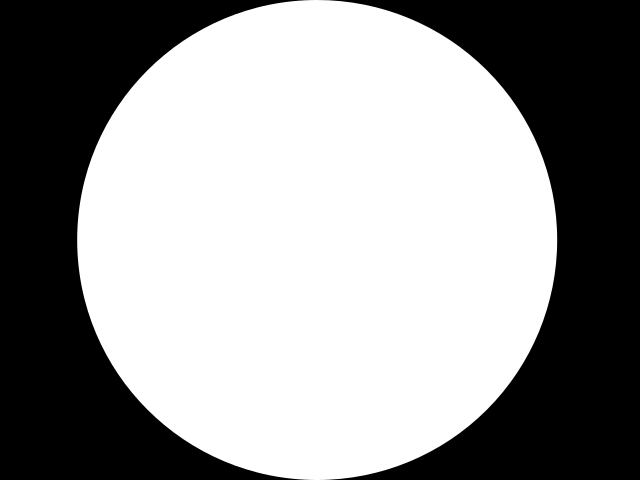
#> input picture image_data/circle_mask.png, 640 x 480 px
$ python main_script.py
#> lines starting #> are read from the running program, lines starting #| are printed output that depends on the picture
import time
from enum import Enum

import cv2
import numpy as np

from vectoriser import methods, Shape
from gcode_viewer import view_gcode
from bot_interface import print_gcode
from kipper_control import print_file


KLIPPER_URL = "http://169.254.171.193:7125"
VIDEO_DEVICE = 1
WINDOW_MODE = False
MIRROR = True
X0 = 210.0/2
Y0 = 297.0/2
SPEED = 2000
DO_PRINT = True


FRAME_TIME = 15
FPS = 500 // FRAME_TIME

filename = "latest_image.gcode"

circle_mask = cv2.imread("image_data/circle_mask.png") / 255.0
#> circle_mask: shape (480, 640, 3) float64; min 0, max 1, mean 0.589
circle_mask_with_text = cv2.imread("image_data/circle_mask_with_text.png") / 255.0
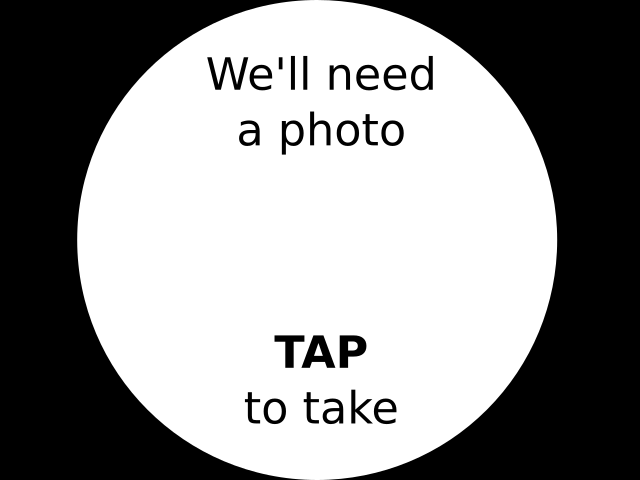
#> input picture image_data/circle_mask_with_text.png, 640 x 480 px
#> circle_mask_with_text: shape (480, 640, 3) float64; min 0, max 1, mean 0.567
countdown_1_mask = cv2.imread("image_data/countdown_1.png") / 255.0
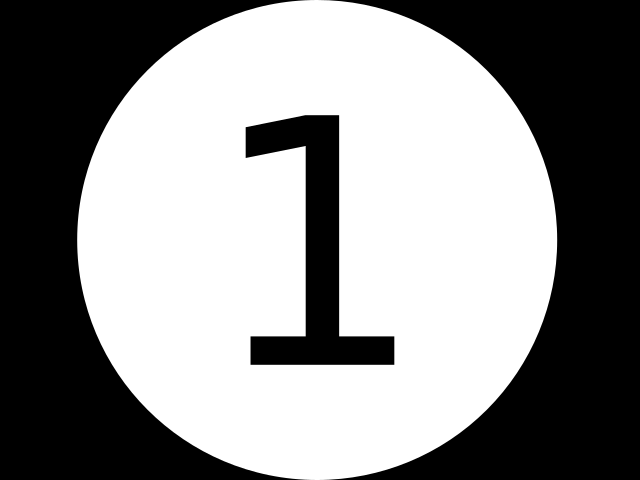
#> input picture image_data/countdown_1.png, 640 x 480 px
#> countdown_1_mask: shape (480, 640, 3) float64; min 0, max 1, mean 0.546
#> (the run stopped early here; a loop or call above may not have finished)
